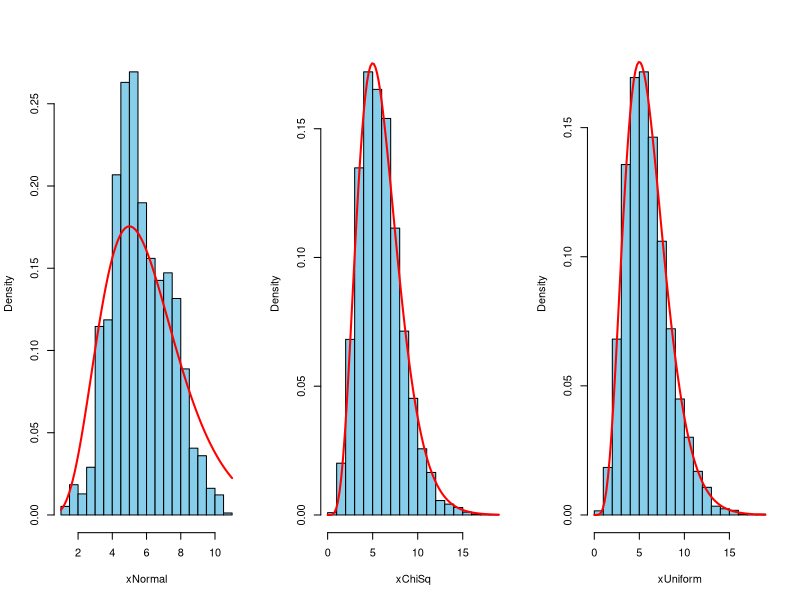

The R source for this figure:
## ---- chunk 1
knitr::opts_chunk$set(fig.pos = 'H')
## ---- chunk 2
library(ggplot2)
library(gridExtra)
set.seed(2)
## ---- chunk 3
densityTarget <- function(x) ifelse(x > 0, (1/120) * x^5 * exp(-x), 0)

#' Metropolis-Hastings Algorithm
#'
#' @param n integer.
#'   The number of samples to generate.
#' @param dtarget function.
#'   The target distribution's density function. 
#'   Must be a function with signature x -> dtarget(x).
#' @param dprop function.
#'   Density function for the proposed conditional distribution. 
#'   Must be a function with signature x, y -> dprop(x, y), where y is the 
#'   conditioning event and x is a value in the support.
#' @param rprop function.
#'   Random generator for the proposed conditional distribution. 
#'   Must be a function with signature x -> rprop(x), where x is the 
#'   conditioning event.
#' @param x0 numeric.
#'   Initial value for the sampling process. Must be in the support of `dprop`.
#'
#' @return list
rmh <- function(n, densityTarget, densityProposal, randomProposal, x0) {
  
  sample <- numeric(n)
  n_accepted <- 0
  new_x <- x0
   
  for (i in 1:n) {
    
    last_x <- new_x
    
    # Sample a candidate from the proposal distribution.
    y <- randomProposal(last_x)
    
    # Compute the MH ratio.
    R <- (densityTarget(y) * densityProposal(last_x, y)) / (densityTarget(last_x) * densityProposal(y, last_x))
    
    # Decide new sample.
    # Increment count if proposed sample is accepted.
    new_x <- ifelse(
      R >= 1, 
      {n_accepted <- n_accepted + 1; y},
      ifelse(runif(1) < R, {n_accepted <- n_accepted + 1; y}, last_x)
      )
    
    sample[i] <- new_x
  }
  
  acceptance_rate = n_accepted / n
  return(list(sample=sample, acceptange_rate=acceptance_rate))
}
## ---- chunk 4
normalDensityProposal <- function(x, y) dnorm(x, mean = y, sd = 0.1)
normalRandomProposal <- function(x) rnorm(n = 1, mean = x, sd = 0.1)
## ---- chunk 5
starting_values <- c(0.1, 0.2, 0.3, 0.4)
x1 <- rmh(10000, densityTarget, normalDensityProposal, normalRandomProposal, starting_values[1])
x2 <- rmh(10000, densityTarget, normalDensityProposal, normalRandomProposal, starting_values[2])
x3 <- rmh(10000, densityTarget, normalDensityProposal, normalRandomProposal, starting_values[3])
x4 <- rmh(10000, densityTarget, normalDensityProposal, normalRandomProposal, starting_values[4])

normalAcceptanceRate <- mean(x1$acceptange_rate, x2$acceptange_rate, x3$acceptange_rate, x4$acceptange_rate)
## ---- chunk 6
chiDensityProposal <- function(x, y) dchisq(x, df = floor(y + 1))
chiRandomProposal <- function(x) rchisq(n = 1, df = floor(x + 1))
## ---- chunk 7
starting_values <- c(0.1, 0.2, 0.3, 0.4)
x1 <- rmh(10000, densityTarget, chiDensityProposal, chiRandomProposal, starting_values[1])
x2 <- rmh(10000, densityTarget, chiDensityProposal, chiRandomProposal, starting_values[2])
x3 <- rmh(10000, densityTarget, chiDensityProposal, chiRandomProposal, starting_values[3])
x4 <- rmh(10000, densityTarget, chiDensityProposal, chiRandomProposal, starting_values[4])

chiAcceptanceRate <- mean(x1$acceptange_rate, x2$acceptange_rate, x3$acceptange_rate, x4$acceptange_rate)
## ---- chunk 8
unDensityProposal <- function(x, y) dunif(x, y - 1, y + 1)
unRandomProposal <- function(x) runif(n = 1, x - 1, x + 1)
## ---- chunk 9
starting_values <- c(0.1, 0.2, 0.3, 0.4)
x1 <- rmh(10000, densityTarget, unDensityProposal, unRandomProposal, starting_values[1])
x2 <- rmh(10000, densityTarget, unDensityProposal, unRandomProposal, starting_values[2])
x3 <- rmh(10000, densityTarget, unDensityProposal, unRandomProposal, starting_values[3])
x4 <- rmh(10000, densityTarget, unDensityProposal, unRandomProposal, starting_values[4])

uniAcceptanceRate <- mean(x1$acceptange_rate, x2$acceptange_rate, x3$acceptange_rate, x4$acceptange_rate)
## ---- chunk 10

n <- 10000
x <- 0:100

xNormal <- rmh(n, densityTarget, normalDensityProposal, normalRandomProposal, 1)$sample 
xChiSq <- rmh(n, densityTarget, chiDensityProposal, chiRandomProposal, 1)$sample 
xUniform <- rmh(n, densityTarget, chiDensityProposal, chiRandomProposal, 1)$sample 


# Create the histograms
par(mfrow = c(1, 3))
hist(xNormal, probability = TRUE, breaks = 20, col = "skyblue", main = "")
curve(densityTarget(x), add = TRUE, col = "red", lwd = 2)

hist(xChiSq, probability = TRUE, breaks = 20, col = "skyblue", main = "")
curve(densityTarget(x), add = TRUE, col = "red", lwd = 2)

hist(xUniform, probability = TRUE, breaks = 20, col = "skyblue", main = "")
curve(densityTarget(x), add = TRUE, col = "red", lwd = 2)
par(mfrow = c(1, 1))
## ---- chunk 11

acceptance_rates <- c(normalAcceptanceRate, chiAcceptanceRate, uniAcceptanceRate)
burn_in_period <- c("0-1000", "0-10", "0-100")
comparissonDf <- data.frame(
  acceptanceRate = acceptance_rates,
  burnInPeriod = burn_in_period,
  convergence = c("Yes", "Yes", "Yes")
)

rownames(comparissonDf) <- c("$N$", "$\\chi$", "$U$")


knitr::kable(
  t(comparissonDf),
  caption = "Comparisson between the proposal distributions"
)


## ---- chunk 12

meanDf <- data.frame(
  Normal = mean(xNormal),
  ChiSq = mean(xChiSq),
  Uniform = mean(xUniform)
)

names(meanDf) <- c("$N$", "$\\chi$", "$U$")

knitr::kable(
  round(meanDf, 3),
  row.names = FALSE,
  caption = "Estimated mean for each of the three proposal distributions."
)
